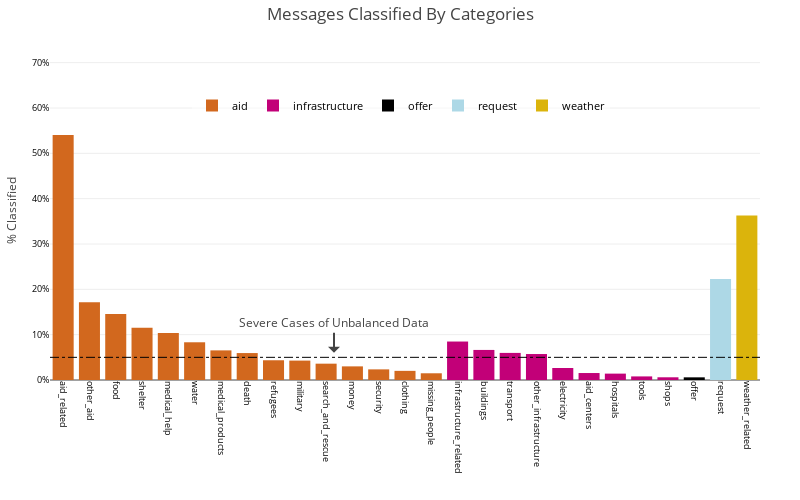

Write notebook code for a chart like this one.
### Code cell
# Show distribution of different category

category_values = df_.iloc[:,3:-8]
category_mean = category_values.mean().sort_values(ascending=False).reset_index()
category_mean.columns = ['category', 'mean_response']

# Create a mapping dictionary
mapping = {
    'request': ['request', 'related'],
    'offer': ['offer'],
    'aid': [
        'aid_related', 'medical_help', 'medical_products', 'search_and_rescue', 'security', 
        'military', 'child_alone', 'water', 'food', 'shelter', 'clothing', 'money', 
        'missing_people', 'refugees', 'death', 'other_aid'
    ],
    'infrastructure': [
        'infrastructure_related', 'transport', 'buildings', 'electricity', 'tools', 'hospitals',
        'shops', 'aid_centers', 'other_infrastructure'
    ],
    'weather': ['weather_related', 'floods', 'storm', 'fire', 'earthquake', 'cold', 'other_weather'],
    'report': ['direct_report']
}

# Create a reverse mapping dictionary
reverse_mapping = {value: key for key, values in mapping.items() for value in values}

# Map the first column (category) to major groups using reverse_mapping
category_mean['category_class'] = category_mean['category'].map(reverse_mapping)
category_mean = category_mean[category_mean['category'] != 'related']
category_mean.sort_values(by=['category_class', 'mean_response'], ascending=[True, False], inplace=True)

# '#FF796C', '#DDA0DD', '#AAA662', '#FFD700', '#C20078', '#929591', '#ADD8E6', '#D2B48C'

# Define a color map for the category classes

bar_color = {
    'request': '#ADD8E6',
    'offer': '#000000',
    'aid': '#D2681E',
    'infrastructure': '#C20078',
    'weather': '#DBB40C',
    'report': '#030764'
}


# Assign colors to each bar based on the 'class' column
#category_colors = [bar_color[cls] for cls in category_mean['category_class']]

data = []
for category_class, group in category_mean.groupby('category_class'):
    # Use the color map to get the color for this class
    class_color = bar_color[category_class]

    data.append(go.Bar(
        x=group['category'],
        y=group['mean_response'],
        name=category_class,  # This will be used in the legend
        marker=dict(color=class_color)  # Set the color for this group
    ))

# Create the layout
layout = go.Layout(
    title='Messages Classified By Categories',
    width=800,
    height=500,
    margin=dict(l=50, r=40, t=40, b=120),
    yaxis=dict(
        title='% Classified',
        range=[0, .75],
        tickformat='.0%',
        titlefont=dict(size=12),
        tickfont=dict(size=9, color='black')
    ),
    xaxis=dict(
        tickangle=90,
        tickfont=dict(size=9, color='black')
    ),
    # Add a horizontal line at y=0.05
    shapes=[
        dict(
            type='line',
            yref='y', y0=0.05, y1=0.05,
            xref='paper', x0=0, x1=1,
            line=dict(
                color='Black',
                width=1,
                dash='dashdot',
            )
        )
    ],
    legend=dict(
        orientation='h',
        font=dict(size=11, color='Black'),
        x=0.2,  # Fractional x position
        y=.85,    # Fractional y position
        bgcolor='rgba(255, 255, 255, 0.5)',  # Optional: semi-transparent background
        #bordercolor='',  # Optional: border color
        borderwidth=0  # Optional: border width
    ),
    # Add an annotation for the horizontal line
    annotations=[
        dict(
            xref='paper', x=0.4,  # Position the x based on the figure's width
            yref='y', y=0.06,  # Position the y at the horizontal line's level
            text='Severe Cases of Unbalanced Data',  # The text of the annotation
            showarrow=True,
            arrowhead=1,
            ax=0,
            ay=-30  # Adjust the arrow's position
        )
    ]    
)
fig = go.Figure(data=data, layout=layout)

iplot(fig)

### Figure 1 — Plotly figure (JSON) as saved in the notebook; plotly's stock layout.template omitted (floating-point values rounded to 4 significant figures)
{"data": [{"marker": {"color": "#D2681E"}, "name": "aid", "type": "bar", "x": ["aid_related", "other_aid", "food", "shelter", "medical_help", "water", "medical_products", "death", "refugees", "military", "search_and_rescue", "money", "security", "clothing", "missing_people"], "y": [0.5405, 0.1715, 0.1455, 0.1152, 0.1037, 0.08321, 0.06534, 0.05942, 0.04355, 0.0428, 0.03603, 0.03006, 0.02344, 0.02016, 0.01483]}, {"marker": {"color": "#C20078"}, "name": "infrastructure", "type": "bar", "x": ["infrastructure_related", "buildings", "transport", "other_infrastructure", "electricity", "aid_centers", "hospitals", "tools", "shops"], "y": [0.08485, 0.06634, 0.05977, 0.05728, 0.02648, 0.01538, 0.01408, 0.007913, 0.005972]}, {"marker": {"color": "#000000"}, "name": "offer", "type": "bar", "x": ["offer"], "y": [0.005872]}, {"marker": {"color": "#ADD8E6"}, "name": "request", "type": "bar", "x": ["request"], "y": [0.2227]}, {"marker": {"color": "#DBB40C"}, "name": "weather", "type": "bar", "x": ["weather_related"], "y": [0.3631]}], "layout": {"annotations": [{"arrowhead": 1, "ax": 0, "ay": -30, "showarrow": true, "text": "Severe Cases of Unbalanced Data", "x": 0.4, "xref": "paper", "y": 0.06, "yref": "y"}], "height": 500, "legend": {"bgcolor": "rgba(255, 255, 255, 0.5)", "borderwidth": 0, "font": {"color": "Black", "size": 11}, "orientation": "h", "x": 0.2, "y": 0.85}, "margin": {"b": 120, "l": 50, "r": 40, "t": 40}, "shapes": [{"line": {"color": "Black", "dash": "dashdot", "width": 1}, "type": "line", "x0": 0, "x1": 1, "xref": "paper", "y0": 0.05, "y1": 0.05, "yref": "y"}], "title": "Messages Classified By Categories", "width": 800, "xaxis": {"tickangle": 90, "tickfont": {"color": "black", "size": 9}}, "yaxis": {"range": [0, 0.75], "tickfont": {"color": "black", "size": 9}, "tickformat": ".0%", "title": "% Classified", "titlefont": {"size": 12}}}}
